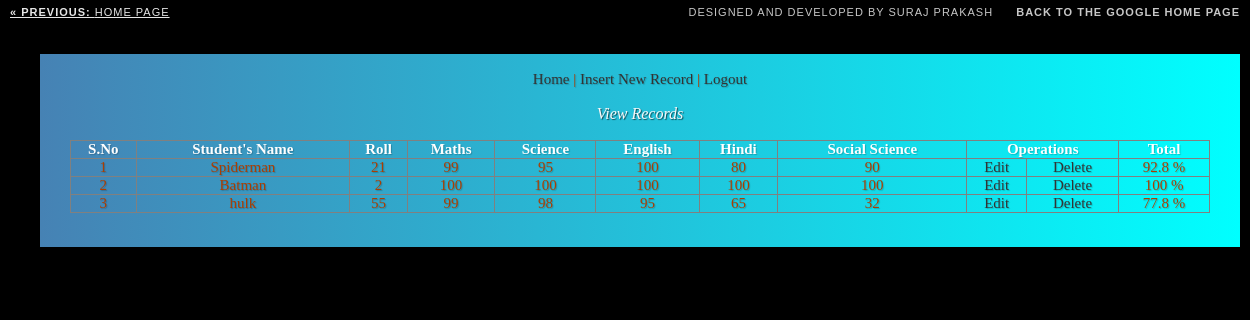
Screenshot of /myproj01/view.php (signed in) with the database file from the repository.
### tables this page shows
CREATE TABLE `new_record` (
  `id` int(11) NOT NULL,
  `trn_date` varchar(30) NOT NULL,
  `name` varchar(30) NOT NULL,
  `roll` int(11) NOT NULL,
  `mat` int(11) NOT NULL,
  `sci` int(11) NOT NULL,
  `eng` int(11) NOT NULL,
  `hin` int(11) NOT NULL,
  `sst` int(11) NOT NULL,
  `submittedby` varchar(30) NOT NULL
);

### myproj01/view.php (the view, shortened to what this page needs)
<?php
    require('db.php');
?>
<!DOCTYPE html>
<html class="no-js" lang="en">
    <head>
        <link rel="stylesheet" href="css/style.css" />
        <link rel="stylesheet" type="text/css" href="css/demo.css" />
        <link rel="stylesheet" type="text/css" href="css/style4.css" />
    </head>
    <body id="page">
        <ul class="cb-slideshow">
        </ul>
        <div class="container">
	        <div class="codrops-top">
            <a href="index3.html">
                <strong>&laquo; Previous: </strong>Home page
            </a>
            <span class="right">
                <a href="#" target="_blank">Designed and Developed by Suraj Prakash</a>
                <a href="http://www.google.com/">
                    <strong>Back to the Google Home Page</strong>
                </a>
            </span>
			</div>
			<header>
                <div class="form" style = "background-image: linear-gradient(to right,steelblue,aqua); text-align: center; width: 1200px"><br/>
                    <p>
                        <a href="index.php">Home</a>
                        | <a href="insert.php">Insert New Record</a>
                        | <a href="logout.php">Logout</a>
                    </p>
                    <br/><h2>View Records</h2><br/>
                    <center><table width="95%" border="1" style="border-collapse:collapse;">
                        <thead style = "color: white">
                            <tr>
                                <th><strong><center>S.No</center></strong></th>
                                <th><strong><center>Student's Name</center></strong></th>
                                <th><strong><center>Roll</center></strong></th>
                                <th><strong><center>Maths</center></strong></th>
                                <th><strong><center>Science</center></strong></th>
                                <th><strong><center>English</center></strong></th>
                                <th><strong><center>Hindi</center></strong></th>
                                <th><strong><center>Social Science</center></strong></th>
                                <th colspan = '2'><strong><center>Operations</center></strong></th>
                                <th><strong><center>Total</center></strong></th>
                            </tr>
                        </thead>
                        <tbody>
                    <?php
                        $count=1;
                        $sel_query="Select * from new_record ORDER BY id asc;";
                        $result = mysqli_query($con,$sel_query);
                        while($row = mysqli_fetch_assoc($result))
                        {
                    ?>
                            <tr>
                                <td align="center"><?php echo $count; ?></td>
                                <td align="center"><?php echo $row["name"]; ?></td>
                                <td align="center"><?php echo $row["roll"]; ?></td>
                                <td align="center"><?php echo $row["mat"]; ?></td>
                                <td align="center"><?php echo $row["sci"]; ?></td>
                                <td align="center"><?php echo $row["eng"]; ?></td>
                                <td align="center"><?php echo $row["hin"]; ?></td>
                                <td align="center"><?php echo $row["sst"]; ?></td>
                                <td align="center">
                                    <a href="edit.php?id=<?php echo $row["id"]; ?>">Edit</a>
                                </td>
                                <td align="center">
                                    <a href="delete.php?id=<?php echo $row["id"]; ?>">Delete</a>
                                </td>
                                <td align="center"><?php echo ($row["mat"]+$row["sci"]+$row["eng"]+$row["hin"]+$row["sst"])*0.2 ." %"; ?></td>
                            </tr>
                    <?php
                            $count++;
                        }
                    ?>
                        </tbody>
                    </table></center><br/><br/>
                </div>
            </header>
        </div>
    </body>
</html>

### myproj01/css/style.css (style rules this page uses)
body { font-family:Arial, Sans-Serif; }
a { color:#0067ab; text-decoration:none; }
.form { width: 300px; margin: 0 auto; }

### myproj01/css/demo.css (style rules this page uses)
body,div,dl,dt,dd,ul,ol,li,h1,h2,h3,h4,h5,h6,pre,form,fieldset,input,textarea,p,blockquote,th,td { margin:0; padding:0; }
html,body { margin:0; padding:0; }
table { border-collapse:collapse; border-spacing:0; }
address,caption,cite,code,dfn,th,var { font-style:normal; font-weight:normal; }
ol,ul { list-style:none; }
caption,th { text-align:left; }
h1,h2,h3,h4,h5,h6 { font-size:100%; font-weight:normal; }
body { font-family: Constantia, Palatino, "Palatino Linotype", "Palatino LT STD", Georgia, serif; background: #000; font-weight: 400; font-size: 15px; color: #aa3e03; overflow-y: scroll; overflow-x: hidden; }
a { color: #333; text-decoration: none; }
.container { position: relative; text-align: center; }
.container > header { padding: 30px 30px 10px 20px; margin: 0px 20px 10px 20px; position: relative; display: block; text-shadow: 1px 1px 1px rgba(0,0,0,0.2); text-align: left; }
.container > header h2, p.info { font-size: 16px; font-style: italic; color: #f8f8f8; text-shadow: 1px 1px 1px rgba(0,0,0,0.6); }
.codrops-top { font-family: Arial, sans-serif; line-height: 24px; font-size: 11px; width: 100%; background: #000; opacity: 0.9; text-transform: uppercase; z-index: 9999; position: relative; -moz-box-shadow: 1px 0px 2px #000; -webkit-box-shadow: 1px 0px 2px #000; box-shadow: 1px 0px 2px #000; }
.codrops-top a { padding: 0px 10px; letter-spacing: 1px; color: #ddd; display: block; float: left; }
.codrops-top span.right { float: right; }
.codrops-top span.right a { float: none; display: inline; }

### myproj01/css/style4.css (style rules this page uses)
.cb-slideshow, .cb-slideshow:after { position: fixed; width: 100%; height: 100%; top: 0px; left: 0px; z-index: 0; }
.cb-slideshow:after { content: ''; background: transparent url(../images/pattern.png) repeat top left; }

### rows the page displays
new_record: name "Spiderman", roll "21", mat "99", sci "95", eng "100", hin "80", sst "90", ($row["mat"]+$row["sci"]+$row["eng"]+$row["hin"]+$row["sst"])*0.2 "92.8"
new_record: name "Batman", roll "2", mat "100", sci "100", eng "100", hin "100", sst "100"
new_record: name "hulk", roll "55", mat "99", sci "98", eng "95", hin "65", sst "32", ($row["mat"]+$row["sci"]+$row["eng"]+$row["hin"]+$row["sst"])*0.2 "77.8"
